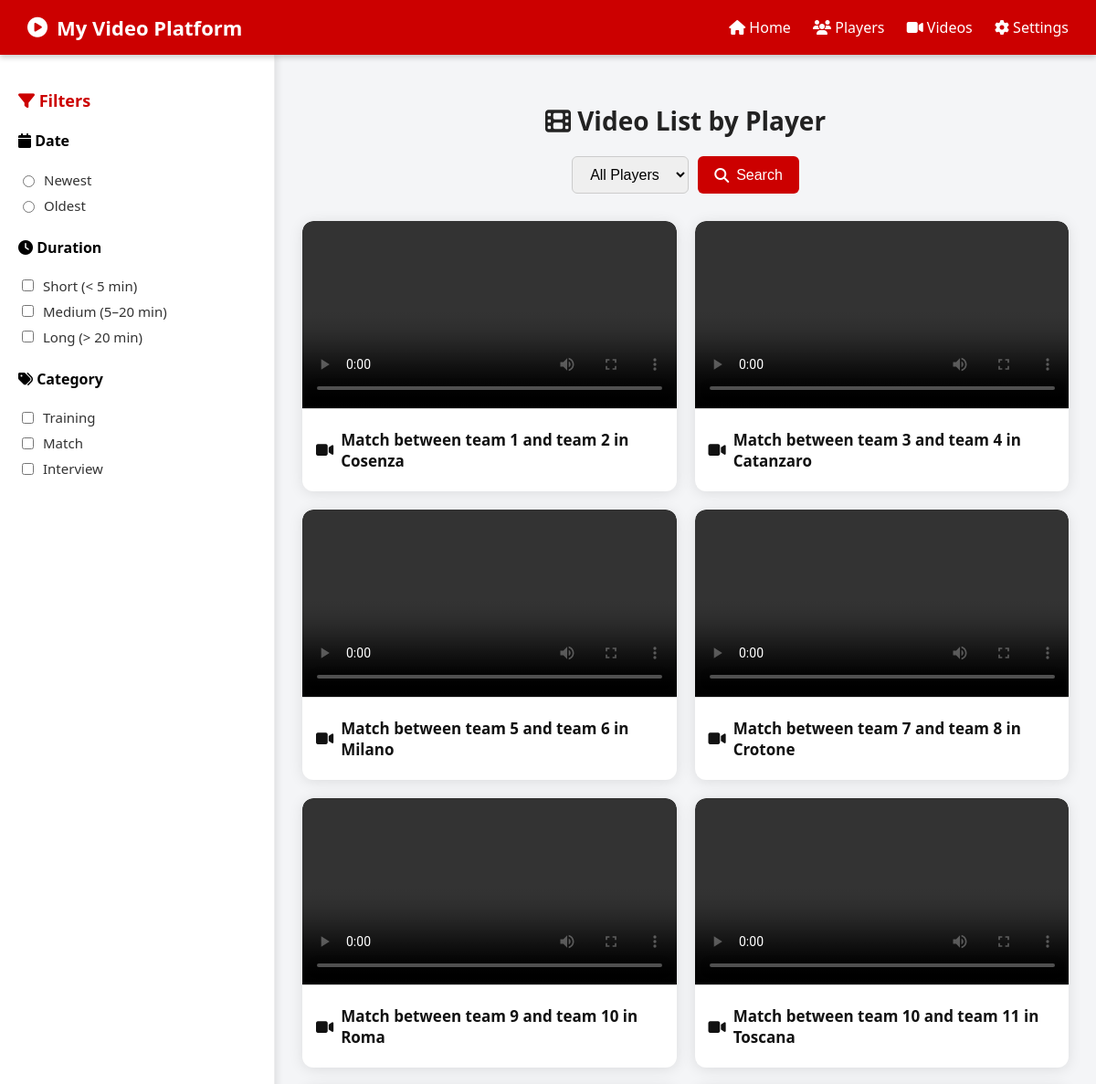
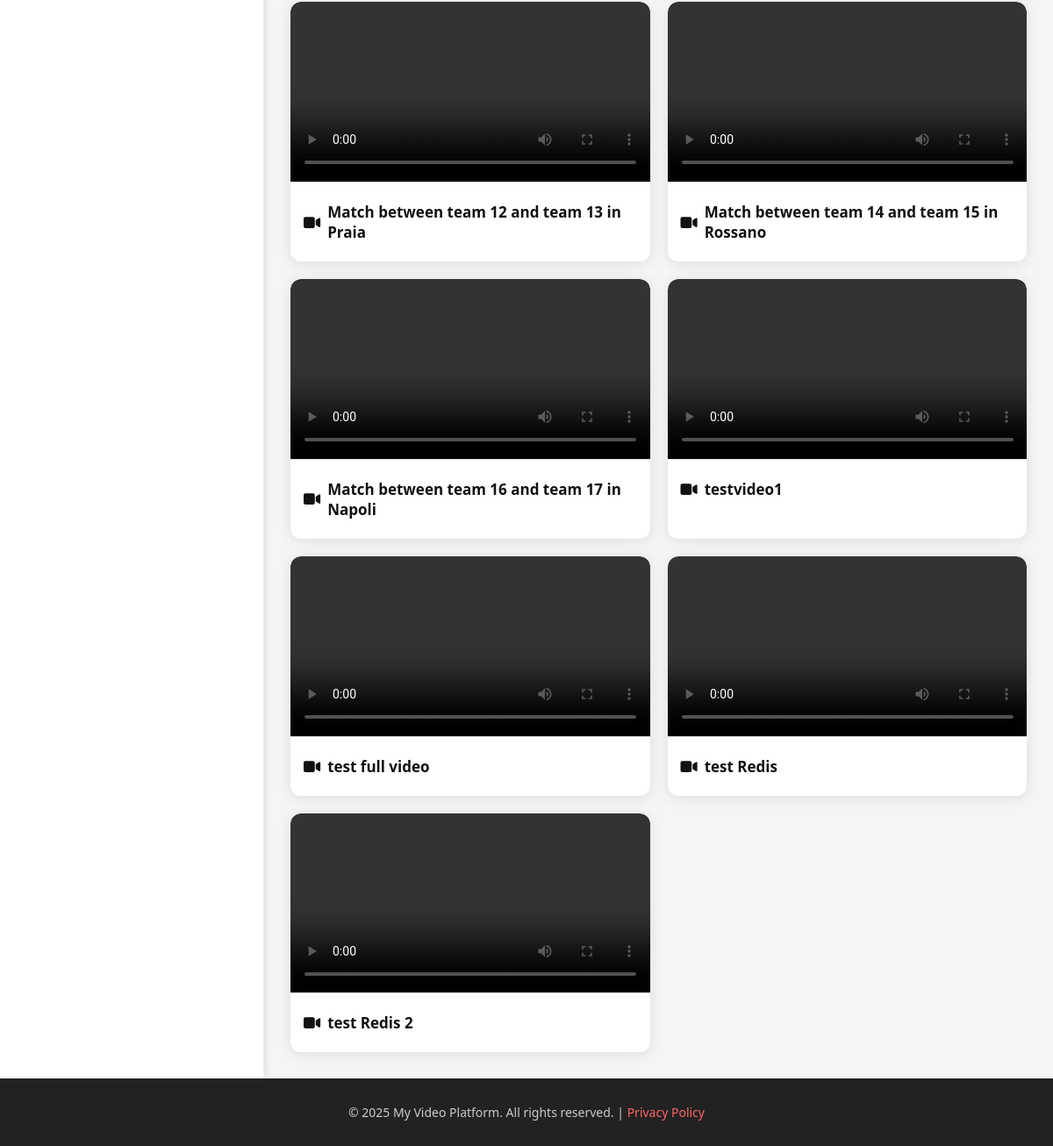
Screenshot of /videos/ with the database file from the repository (2 pictures, top to bottom).
### videos/models.py (models this page shows, shortened)
class Video(models.Model):
    title = models.CharField(max_length=200)
    file = models.FileField(upload_to='videos/')
    uploaded_at = models.DateTimeField(auto_now_add=True)
    status = models.CharField(
        max_length=20,
        choices=[('processing', 'Processing'), ('ready', 'Ready')],
        default='processing'
    )

### videos/views.py (the view)
# urls.py: path('videos/', views.video_list, name='video_list'),
def video_list(request):
    players = Player.objects.all()
    selected_player = None
    results = []
    if request.GET.get("player"):
        player_id = request.GET.get("player")
        try:
            selected_player = Player.objects.get(id=player_id)
            video_dict = defaultdict(list)
            vps = VideoPlayer.objects.filter(player=selected_player, video__status='ready').order_by("timestamp")
            for vp in vps:
                video_dict[vp.video].append(vp.timestamp)
            for video, timestamps in video_dict.items():
                results.append({"video": video, "timestamps": timestamps})
        except Player.DoesNotExist:
            pass
    else:
        for video in Video.objects.filter(status='ready'):
            results.append({"video": video, "timestamps": []})
    return render(request, "videos/video_list.html", {
        "players": players,
        "results": results,
        "selected_player": selected_player,
    })

### videos/templates/videos/video_list.html (shortened to what this page needs)
<!DOCTYPE html>
<html lang="en">
<head>
  <link rel="stylesheet" href="https://cdnjs.cloudflare.com/ajax/libs/font-awesome/6.4.0/css/all.min.css">
</head>
<body>
  <header>
    <div class="logo"><i class="fa-solid fa-play-circle"></i> My Video Platform</div>
    <nav>
      <a href="#"><i class="fa-solid fa-home"></i> Home</a>
      <a href="#"><i class="fa-solid fa-users"></i> Players</a>
      <a href="#"><i class="fa-solid fa-video"></i> Videos</a>
      <a href="#"><i class="fa-solid fa-gear"></i> Settings</a>
    </nav>
  </header>
  <div class="main">
    <aside class="sidebar">
      <h3><i class="fa-solid fa-filter"></i> Filters</h3>
      <div class="filter-group">
        <h4><i class="fa-solid fa-calendar"></i> Date</h4>
        <label class="filter-option"><input type="radio" name="date" value="newest"> Newest</label>
        <label class="filter-option"><input type="radio" name="date" value="oldest"> Oldest</label>
      </div>
      <div class="filter-group">
        <h4><i class="fa-solid fa-clock"></i> Duration</h4>
        <label class="filter-option"><input type="checkbox" value="short"> Short (&lt; 5 min)</label>
        <label class="filter-option"><input type="checkbox" value="medium"> Medium (5–20 min)</label>
        <label class="filter-option"><input type="checkbox" value="long"> Long (&gt; 20 min)</label>
      </div>
      <div class="filter-group">
        <h4><i class="fa-solid fa-tags"></i> Category</h4>
        <label class="filter-option"><input type="checkbox" value="training"> Training</label>
        <label class="filter-option"><input type="checkbox" value="match"> Match</label>
        <label class="filter-option"><input type="checkbox" value="interview"> Interview</label>
      </div>
    </aside>
    <div class="content">
      <h2><i class="fa-solid fa-film"></i> Video List by Player</h2>
      <form method="get">
        <select name="player">
          <option value="">All Players</option>
        </select>
        <button type="submit"><i class="fa-solid fa-search"></i> Search</button>
      </form>
      {% if results %}
        <div class="video-grid">
          {% for item in results %}
            <div class="video-card">
              <video id="video-{{ item.video.id }}" controls preload="metadata">
                <source src="{% url 'stream_video' item.video.file.name %}" type="video/mp4">
              </video>
              <div class="video-info">
                <p class="video-title"><i class="fa-solid fa-video"></i> {{ item.video.title }}</p>
              </div>
            </div>
          {% endfor %}
        </div>
      {% else %}
        <p style="text-align:center;color:#777"><i class="fa-solid fa-circle-xmark"></i> No videos found.</p>
      {% endif %}
    </div>
  </div>
  <footer>
    <p>&copy; 2025 My Video Platform. All rights reserved. | <a href="#">Privacy Policy</a></p>
  </footer>
</body>
</html>

### videos/templates/videos/video_list.html (style rules this page uses)
body { font-family: "Segoe UI", sans-serif; background: #f4f5f7; margin: 0; padding: 0; display: flex; flex-direction: column; min-height: 100vh; }
header { background: #cc0000; color: #fff; padding: 15px 30px; display: flex; align-items: center; justify-content: space-between; box-shadow: 0 3px 6px rgba(0,0,0,0.2); position: sticky; top: 0; z-index: 100; }
header .logo { font-size: 22px; font-weight: bold; display: flex; align-items: center; gap: 10px; }
header nav a { color: #fff; margin-left: 20px; text-decoration: none; font-weight: 500; transition: color 0.2s; }
.main { display: flex; flex: 1; }
.sidebar { width: 260px; background: #fff; padding: 20px; box-shadow: 2px 0 8px rgba(0,0,0,0.1); border-right: 1px solid #eee; }
.sidebar h3 { font-size: 18px; margin-bottom: 12px; color: #cc0000; }
.filter-group { margin-bottom: 25px; }
.filter-option { display: flex; align-items: center; margin-bottom: 8px; font-size: 15px; color: #333; cursor: pointer; }
.filter-option input { margin-right: 10px; }
.content { flex: 1; padding: 30px; }
h2 { text-align: center; color: #222; margin-bottom: 20px; font-size: 28px; }
form { display: flex; justify-content: center; margin-bottom: 30px; gap: 10px; flex-wrap: wrap; }
select { padding: 10px 15px; font-size: 16px; border-radius: 6px; border: 1px solid #ccc; }
button { background: #cc0000; color: #fff; border: none; padding: 10px 18px; font-size: 16px; border-radius: 6px; cursor: pointer; display: flex; align-items: center; gap: 8px; }
.video-grid { display: grid; grid-template-columns: repeat(auto-fit, minmax(320px, 1fr)); gap: 20px; justify-items: center; }
.video-card { background: #fff; border-radius: 12px; overflow: hidden; box-shadow: 0 2px 15px rgba(0,0,0,0.1); transition: transform 0.2s, box-shadow 0.2s; width: 100%; max-width: 420px; position: relative; }
video { width: 100%; border-bottom: 1px solid #ddd; border-radius: 12px 12px 0 0; }
.video-info { padding: 12px 15px; }
.video-title { font-size: 17px; font-weight: 600; margin: 5px 0 10px; color: #111; display: flex; align-items: center; gap: 8px; }
footer { margin-top: auto; background: #222; color: #ccc; text-align: center; padding: 15px; font-size: 14px; }
footer a { color: #ff6666; text-decoration: none; }

### rows the page displays
Video: video "Match between team 1 and team 2 in Cosenza"
Video: video "Match between team 3 and team 4 in Catanzaro"
Video: video "Match between team 5 and team 6 in Milano"
Video: video "Match between team 7 and team 8 in Crotone"
Video: video "Match between team 9 and team 10 in Roma"
Video: video "Match between team 10 and team 11 in Toscana"
Video: video "Match between team 12 and team 13 in Praia"
Video: video "Match between team 14 and team 15 in Rossano"
Video: video "Match between team 16 and team 17 in Napoli"
Video: video "testvideo1"
Video: video "test full video"
Video: video "test Redis"
Video: video "test Redis 2"
